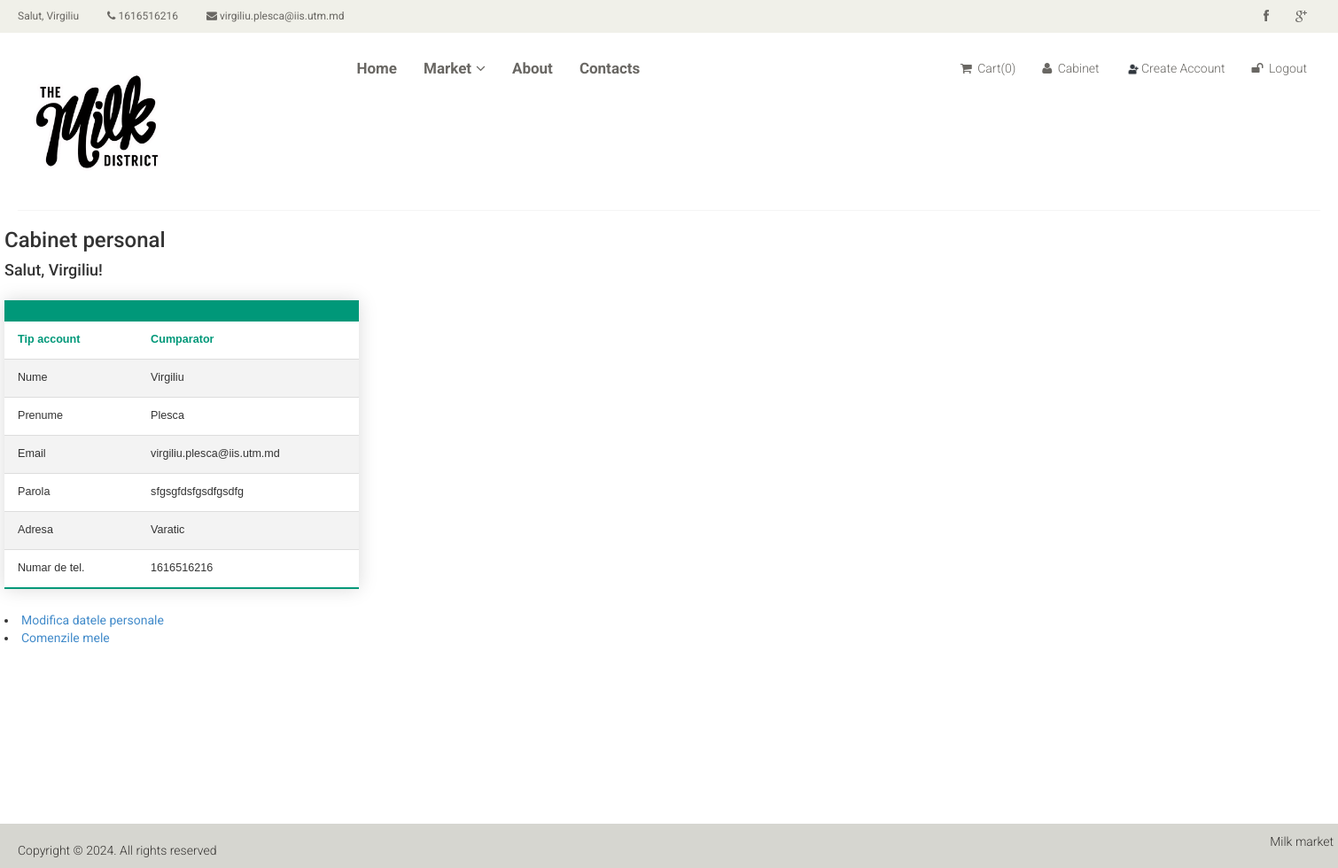
Screenshot of /cabinet (signed in) with the database file from the repository.
### tables this page shows
CREATE TABLE `users` (
  `user_id` int(11) NOT NULL,
  `email` varchar(30) NOT NULL,
  `password` varchar(20) NOT NULL,
  `fname` varchar(20) NOT NULL,
  `lname` varchar(20) NOT NULL,
  `adress` varchar(20) NOT NULL,
  `type` int(11) NOT NULL,
  `contact_nr` varchar(20) NOT NULL
);

CREATE TABLE `user_type` (
  `id_type` int(11) NOT NULL,
  `type` varchar(20) NOT NULL
);

### config/routes.php (called while the page is built)
<?php
return array(
    "order/products/([0-9]+)" => "order/showMyOrderProducts/$1",
    "order/show/my" => "order/showMyOrders",
    "order/show/tome" => "order/showOrdersToMe",
    "order/show/([0-9]+)" => "order/showProdsByIds/$1",
    "cart/remove/all/([0-9]+)" => "cart/removeProductAll/$1",
    "cart/remove/([0-9]+)" => "cart/removeProduct/$1",
    "cart/add/([0-9]+)/([a-z]+\/?)" => "cart/addProduct/$1/$2",
    "cart/confirm" => "cart/confirmOrder",
    "cart" => "cart/index",
    "seller/product/add" => "sellerProduct/addProd",
    "seller/product/edit/([0-9]+)" => "sellerProduct/editProd/$1",
    "seller/product/remove/([0-9]+)" => "sellerProduct/removeProd/$1",
    "seller/product" => "sellerProduct/showAllForCurrProd",
    'user/register' => 'user/register',
    'user/login' => 'user/login',
    'user/logout' => 'user/logout',
    'cabinet/edit' => 'cabinet/edit',
    'cabinet' => 'cabinet/index',
    'product/detail/([0-9]+)' => 'product/detail/$1',
    'product' => 'site/index',
    'index.php' => 'site/index',
    '' => 'site/index',
);

### controllers/CabinetController.php (called while the page is built, shortened)
<?php
    include_once(ROOT . "/models/User.php");
    class CabinetController {
        public function actionIndex() {
            $userId = $_SESSION['user'];
            $user = User::getUserDataById($userId);
            include(ROOT . "/views/cabinet.php");
            return true;
        }
    }

### index.php (called while the page is built, shortened)
<?php
include_once(ROOT . '/views/blocks/head.php');
require_once(ROOT . "/components/Router.php");
$router = new Router();
$router->run();

### models/User.php (called while the page is built, shortened)
<?php
    class User {
        public static function getUserDataById($id) {
            $sql = "SELECT * FROM users AS t1
                    INNER JOIN user_type AS t2
                    on t1.type = t2.id_type
                    WHERE user_id = '$id'";
            $db = Db::getConnection();
            $res = $db->query($sql);
            $res->setFetchMode(PDO::FETCH_ASSOC);
            if($res->rowCount() === 1) {
                return $res->fetch();
            }
            else {
                return false;
            }
        }
        public static function isSeller($id) {
            $userType = "SELECT type FROM users WHERE user_id = $id";
            $db = Db::getConnection();
            $res = $db->query($userType);
            $res->setFetchMode(PDO::FETCH_ASSOC);
            $type = $res->fetch();
            if($type === 2) {
                return true;
            }
            else {
                return false;
            }
        }
    }

### models/Cart.php (called while the page is built, shortened)
<?php
class Cart {
    public static function getNumber() {
        if(isset($_SESSION['products'])) {
            $prods = $_SESSION['products'];
            $nr = 0;
            foreach($prods as $key => $value)
                $nr += $value;
            return $nr;
        }
        else {
            return 0;
        }
    }
}

### views/cabinet.php (the view, shortened to what this page needs)
<!DOCTYPE html>
<html>
<?php include $_SERVER['DOCUMENT_ROOT'] . '/views/blocks/head.php'; ?>
<?php include $_SERVER['DOCUMENT_ROOT'] . '/views/blocks/header.php'; ?>
<section class="cabinet-section">
    <div class="container">
        <div class="row">
            <h3>Cabinet personal</h3>
            <h4>Salut, <?php echo $user['fname'];?>!</h4>
            <table class="styled-table">
                <thead>
                    <tr>
                        <th></th>
                        <th></th>
                    </tr>
                </thead>
                <tbody>
                    <tr class="active-row">
                        <td>Tip account</td>
                        <td><?=$user['type'] ?></td>
                    </tr>
                    <tr>
                        <td>Nume</td>
                        <td><?=$user['fname'] ?></td>
                    </tr>
                    <tr>
                        <td>Prenume</td>
                        <td><?=$user['lname'] ?></td>
                    </tr>
                    <tr>
                        <td>Email</td>
                        <td><?=$user['email'] ?></td>
                    </tr>
                    <tr>
                        <td>Parola</td>
                        <td><?=$user['password'] ?></td>
                    </tr>
                    <tr>
                        <td>Adresa</td>
                        <td><?=$user['adress'] ?></td>
                    </tr>
                    <tr>
                        <td>Numar de tel.</td>
                        <td><?=$user['contact_nr'] ?></td>
                    </tr>
                </tbody>
            </table>
            <li><a href="/cabinet/edit">Modifica datele personale</a></li>
            <?php if($user['type'] === 'Vanzator'):?>
                <li><a href="/seller/product">Produsele mele</a></li>
                <li><a href="/product">Managementul comenzilor</a></li>
            <?php else: ?>
                <li><a href="/order/show/my">Comenzile mele</a></li>
            <?php endif; ?>
        </div>
    </div>
</section>
<?php include $_SERVER['DOCUMENT_ROOT'] . '/views/blocks/footer.php'; ?>
</html>

### components/Router.php (shortened to what this page needs)
<?php
class Router
{
    private $routes;
    public function __construct()
    {
        $routesPath = ROOT . '/config/routes.php';
        $this->routes = include($routesPath);
    }
    private function getURI()
    {
        if (!empty($_SERVER['REQUEST_URI'])) {
            return trim($_SERVER['REQUEST_URI'], '/');
        }
    }
    public function run()
    {
        $uri = $this->getURI();
        foreach ($this->routes as $uriPattern => $path) {
            if (preg_match("~$uriPattern~", $uri)) {
                $internalRoute = preg_replace("~$uriPattern~", $path, $uri);
                $segments = explode('/', $internalRoute);
                $controllerName = array_shift($segments) . 'Controller';
                $actionName = 'action' . ucfirst(array_shift($segments));
                $parameters = $segments;
                $controllerObject = new $controllerName;
                $result = call_user_func_array(array($controllerObject, $actionName), $parameters);
                if ($result != null) {
                    break;
                }
            }
        }
    }
}

### views/blocks/header.php (shortened to what this page needs)
<?php include_once ROOT . "/models/Cart.php"?>
<?php include_once ROOT . "/models/User.php"?>
<header id="header">
    <div class="header_top">
        <div class="container">
            <div class="row">
                <div class="col-sm-6">
                    <div class="contactinfo">
                        <ul class="nav nav-pills">
                            <?php include_once(ROOT . "/models/User.php");?>
                            <?php if(isset($_SESSION['user'])):?>
                                <li><a href="#">
                                    Salut, <?=User::getUserDataById($_SESSION['user'])['fname'];?>
                                </a></li>
                            <?php endif;?>
                            <li><a href="#"><i class="fa fa-phone"></i>
                            <?php if(isset($_SESSION['user'])):
                                echo User::getUserDataById($_SESSION['user'])['contact_nr'];
                            endif;?>
                            </a></li>
                            <li><a href="#"><i class="fa fa-envelope"></i>
                            <?php if(isset($_SESSION['user'])):
                                echo User::getUserDataById($_SESSION['user'])['email'];
                            endif;?>
                            </a></li>
                        </ul>
                    </div>
                </div>
                <div class="col-sm-6">
                    <div class="social-icons pull-right">
                        <ul class="nav navbar-nav">
                            <li><a href="#"><i class="fa fa-facebook"></i></a></li>
                            <li><a href="#"><i class="fa fa-google-plus"></i></a></li>
                        </ul>
                    </div>
                </div>
            </div>
        </div>
    </div>
    <div class="header-middle">
        <div class="container">
            <div class="row">
                <div class="col-sm-3">
                    <div class="logo pull-left">
                        <a href="/"><img src="/template/images/home/logo.png" alt="" /></a>
                    </div>
                </div>
                <div class="col-sm-5">
                    <div class="mainmenu pull-left">
                        <ul class="nav navbar-nav collapse navbar-collapse">
                            <li><a href="/index.php">Home</a></li>
                            <li class="dropdown"><a href="#">Market<i class="fa fa-angle-down"></i></a>
                            </li>
                            <li><a href="#">About</a></li>
                            <li><a href="#">Contacts</a></li>
                        </ul>
                    </div>
                </div>
                <div class="col-sm-4">
                    <div class="shop-menu pull-right">
                        <ul class="nav navbar-nav my-nav">
                            <?php if((isset($_SESSION['user']) && !User::isSeller(isset($_SESSION['user']))) || !isset($_SESSION['user'])): ?>
                                <li class="active"><a href="/cart"><i class="fa fa-shopping-cart active"></i> Cart(<?=Cart::getNumber()?>)</a></li>
                            <?php endif; ?>
                            <li class="<?php if(isset($_SESSION['user'])) {echo "active";}?>"><a href="/cabinet"><i class="fa fa-user"></i> Cabinet</a></li>
                            <li class="active"><a href="/user/register"> <img src="/template/images/user-plus.png" style="width: 1em; height: auto;" alt="">  Create Account</a></li>
                            <li class="<?php if(isset($_SESSION['user'])) {echo "active";}?>"><a href="/user/logout"><i class="fa fa-unlock"></i> Logout</a></li>
                        </ul>
                    </div>
                </div>
            </div>
        </div>
    </div>
</header>

### views/blocks/footer.php
<footer id="footer">
    <div class="footer-bottom">
        <div class="container">
            <div class="row">
                <p class="pull-left">Copyright © 2024. All rights reserved</p>
                <p class="pull-right">Milk market</p>
            </div>
        </div>
    </div>
</footer>

### template/css/main.css (style rules this page uses)
ul li { list-style: none; }
a { -webkit-transition: 300ms; -moz-transition: 300ms; -o-transition: 300ms; transition: 300ms; }
h1, h2, h3, h4, h5, h6 { font-family: 'Roboto', sans-serif; }
.header_top { background: none repeat scroll 0 0 #F0F0E9; }
.contactinfo ul li:first-child { margin-left: -15px; }
.contactinfo ul li a { font-size: 12px; color: #696763; font-family: 'Roboto', sans-serif; }
.social-icons ul li a { border: 0 none; border-radius: 0; color: #696763; padding:0px; }
.social-icons ul li { display:inline-block; }
.social-icons ul li a i { padding: 11px 15px; transition: all 0.9s ease 0s; -moz-transition: all 0.9s ease 0s; -webkit-transition: all 0.9s ease 0s; -o-transition: all 0.9s ease 0s; }
.container { width: 1500px; }
.header-middle .container .row { border-bottom: 1px solid #f5f5f5; margin-left: 0; margin-right: 0; padding-bottom: 20px; padding-top: 20px; }
.header-middle .container .row .col-sm-4 { padding-left: 0; }
.shop-menu ul li { display:inline-block; padding-left: 15px; padding-right: 15px; }
.shop-menu ul li:last-child { padding-right: 0; }
.shop-menu ul li a { background: #FFFFFF; color: #696763; font-family: 'Roboto', sans-serif; font-size: 14px; font-weight: 300; padding:0; padding-right: 0; margin-top: 10px; }
.shop-menu ul li a i { margin-right:3px; }
.navbar-collapse.collapse { padding-left: 0; }
.mainmenu ul li { padding-right: 15px; padding-left: 15px; }
.mainmenu ul li:first-child { padding-left: 0px; }
.mainmenu ul li a { color: #696763; font-family: 'Roboto', sans-serif; font-size: 17px; font-weight: bold; padding: 0; padding-bottom: 10px; }
.fa-angle-down { padding-left: 5px; }
#footer { background: #F0F0E9; }
.footer-bottom { background: #D6D6D0; padding-top: 10px; }
.footer-bottom p { color: #363432; font-family: 'Roboto', sans-serif; font-weight: 300; margin-left: 15px; }
.pull-left { margin-top: 10px; }
.logo img { width: 150px; height: auto; }
.my-nav > li { display: none !important; }
li.active { display: inline-block !important; }
.cabinet-section { margin-bottom: 200px; }

### views/cabinet.php (style rules this page uses)
.styled-table tbody tr.active-row { font-weight: bold; color: #009879; }
.styled-table tbody tr { border-bottom: 1px solid #dddddd; }
.styled-table tbody tr:nth-of-type(even) { background-color: #f3f3f3; }
.styled-table tbody tr:last-of-type { border-bottom: 2px solid #009879; }
.styled-table th, .styled-table td { padding: 12px 15px; }
.styled-table thead tr { background-color: #009879; color: #ffffff; text-align: left; }
.styled-table { border-collapse: collapse; margin: 25px 0; font-size: 0.9em; font-family: sans-serif; min-width: 400px; box-shadow: 0 0 20px rgba(0, 0, 0, 0.15); }

### rows the page displays
users: fname "Virgiliu", contact_nr "1616516216", email "virgiliu.plesca@iis.utm.md", type.type "Cumparator", lname "Plesca", password "sfgsgfdsfgsdfgsdfg", adress "Varatic"
